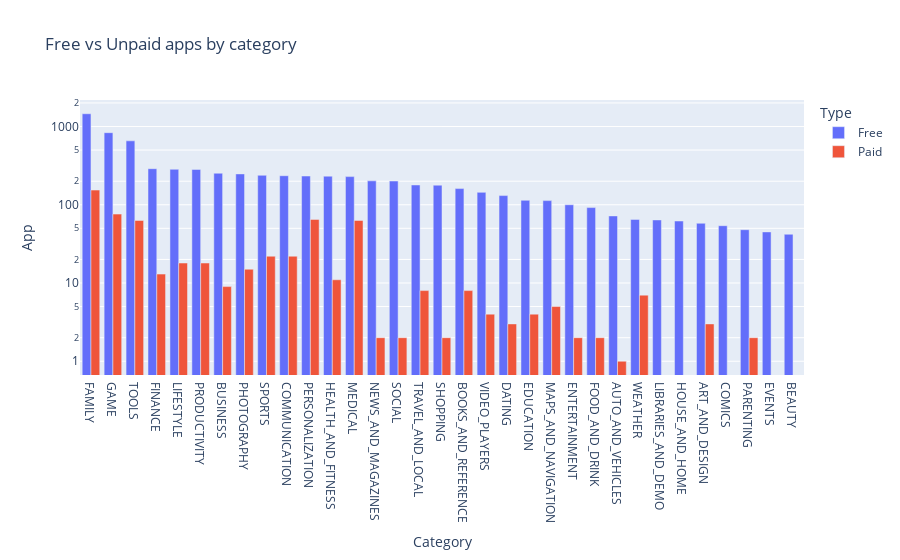

The code cell stored with this chart in its notebook:
### Markdown cell above
**Challenge**: Use the plotly express bar [chart examples](https://plotly.com/python/bar-charts/#bar-chart-with-sorted-or-ordered-categories) and the [.bar() API reference](https://plotly.com/python-api-reference/generated/plotly.express.bar.html#plotly.express.bar) to create this bar chart: 

<img src=https://imgur.com/LE0XCxA.png>

You'll want to use the `df_free_vs_paid` DataFrame that you created above that has the total number of free and paid apps per category. 

See if you can figure out how to get the look above by changing the `categoryorder` to 'total descending' as outlined in the documentation here [here](https://plotly.com/python/categorical-axes/#automatically-sorting-categories-by-name-or-total-value).

### Code cell
g_bar = px.bar(df_free_vs_paid, x='Category', y='App', title='Free vs Unpaid apps by category',
               color='Type', barmode='group')

g_bar.update_layout(yaxis=dict(type='log'))

g_bar.show()

### Figure 1 — Plotly figure (JSON) as saved in the notebook; plotly's stock layout.template omitted (floating-point values rounded to 4 significant figures)
{"data": [{"alignmentgroup": "True", "hovertemplate": "Type=Free<br>Category=%{x}<br>App=%{y}<extra></extra>", "legendgroup": "Free", "marker": {"color": "#636efa", "pattern": {"shape": ""}}, "name": "Free", "offsetgroup": "Free", "orientation": "v", "showlegend": true, "textposition": "auto", "type": "bar", "x": ["FAMILY", "GAME", "TOOLS", "FINANCE", "LIFESTYLE", "PRODUCTIVITY", "BUSINESS", "PHOTOGRAPHY", "SPORTS", "COMMUNICATION", "PERSONALIZATION", "HEALTH_AND_FITNESS", "MEDICAL", "NEWS_AND_MAGAZINES", "SOCIAL", "TRAVEL_AND_LOCAL", "SHOPPING", "BOOKS_AND_REFERENCE", "VIDEO_PLAYERS", "DATING", "EDUCATION", "MAPS_AND_NAVIGATION", "ENTERTAINMENT", "FOOD_AND_DRINK", "AUTO_AND_VEHICLES", "WEATHER", "LIBRARIES_AND_DEMO", "HOUSE_AND_HOME", "ART_AND_DESIGN", "COMICS", "PARENTING", "EVENTS", "BEAUTY"], "xaxis": "x", "y": [1456, 834, 656, 289, 284, 283, 253, 248, 238, 235, 233, 232, 229, 202, 201, 179, 178, 161, 144, 131, 114, 113, 100, 92, 72, 65, 64, 62, 58, 54, 48, 45, 42], "yaxis": "y"}, {"alignmentgroup": "True", "hovertemplate": "Type=Paid<br>Category=%{x}<br>App=%{y}<extra></extra>", "legendgroup": "Paid", "marker": {"color": "#EF553B", "pattern": {"shape": ""}}, "name": "Paid", "offsetgroup": "Paid", "orientation": "v", "showlegend": true, "textposition": "auto", "type": "bar", "x": ["FAMILY", "GAME", "PERSONALIZATION", "TOOLS", "MEDICAL", "COMMUNICATION", "SPORTS", "PRODUCTIVITY", "LIFESTYLE", "PHOTOGRAPHY", "FINANCE", "HEALTH_AND_FITNESS", "BUSINESS", "TRAVEL_AND_LOCAL", "BOOKS_AND_REFERENCE", "WEATHER", "MAPS_AND_NAVIGATION", "VIDEO_PLAYERS", "EDUCATION", "DATING", "ART_AND_DESIGN", "SOCIAL", "SHOPPING", "ENTERTAINMENT", "FOOD_AND_DRINK", "PARENTING", "NEWS_AND_MAGAZINES", "AUTO_AND_VEHICLES"], "xaxis": "x", "y": [154, 76, 65, 63, 63, 22, 22, 18, 18, 15, 13, 11, 9, 8, 8, 7, 5, 4, 4, 3, 3, 2, 2, 2, 2, 2, 2, 1], "yaxis": "y"}], "layout": {"barmode": "group", "legend": {"title": {"text": "Type"}, "tracegroupgap": 0}, "title": {"text": "Free vs Unpaid apps by category"}, "xaxis": {"anchor": "y", "domain": [0, 1], "title": {"text": "Category"}}, "yaxis": {"anchor": "x", "domain": [0, 1], "title": {"text": "App"}, "type": "log"}}}
